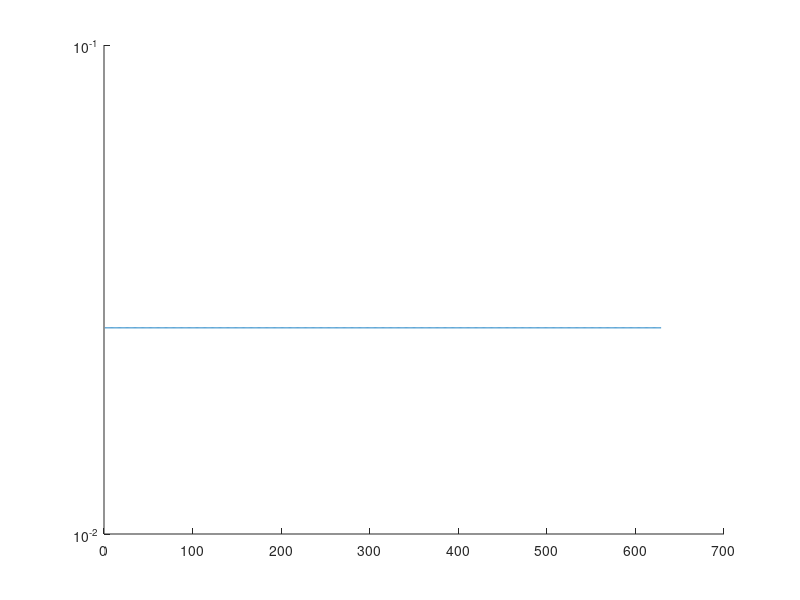

The MATLAB script that drew this image:
%% the final destination
close all
clear all
theta  = 0:0.01:2*pi;
theta1 = 0:0.01:2*pi;
figure

mu_sun  = 1.32*10^20;
gamma1  = 40*pi/180;
gamma   = 220*pi/180;
counter =1;

for jj = theta
   
hold on
gamma   = gamma *pi/180;

rothh   = cos(2*jj) *  [cos(gamma),-sin(gamma),0;
                       sin(gamma),cos(gamma),0;
                         0        ,      0   ,1];

rotkk =  [ 1         ,      0   ,0;
           0, cos(gamma1),-sin(gamma1);
           0,sin(gamma1),cos(gamma1)];
       
       
pos_sun      = [1e11,0,0];
acc_ganymede = mu_sun*[-1,0,0]./norm(pos_sun)^2;
pos_juice    = (1e6+1e4*cos(2*jj)).*[cos(jj),0,sin(jj)];

% figure
% scatter3(pos_juice(:,1),pos_juice(:,2),pos_juice(:,3))
% xlabel('x')
% ylabel('y')
% zlabel('z')
% axis equal
pos_juice    = (rothh*rotkk*pos_juice')';
juice_sun    = (pos_sun-pos_juice);
juice_sun_n  = sqrt(sum(juice_sun.^2,2));
acc_juice    = mu_sun*juice_sun./juice_sun_n.^3;
acc_rel(counter)      = sqrt(sum((acc_ganymede-acc_juice).^2,2));
counter = counter+1
end
semilogy(acc_rel,'DisplayName',num2str(gamma*180/pi))
% figure
% scatter3(pos_juice(:,1),pos_juice(:,2),pos_juice(:,3))
% xlabel('x')
% ylabel('y')
% zlabel('z')
% axis equal